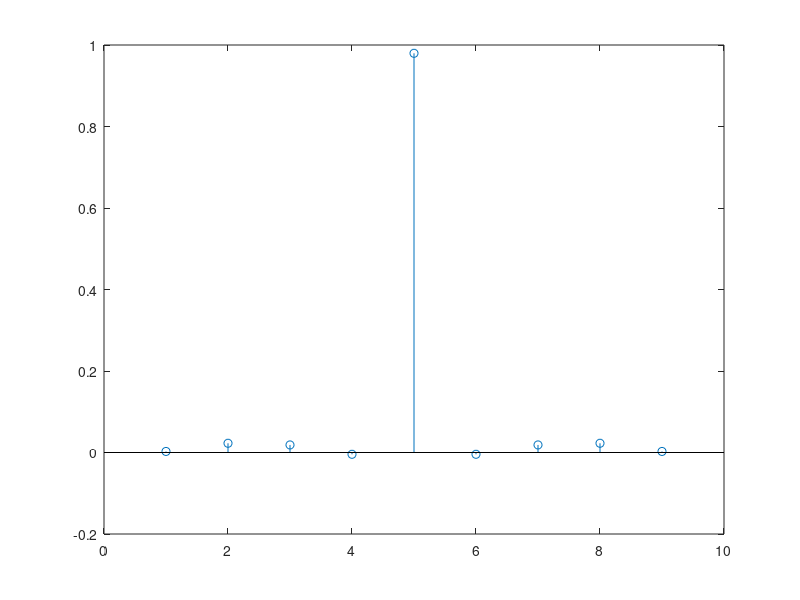

Here is the MATLAB script that generated this plot:
echo on
T=1;
for n=-2:2,
  for k=-2:2,
    temp=0;
    for i=-2:2,temp=temp+(1/(1+(n-i)^2))*(1/(1+(k-i)^2)); end;
    X(k+3,n+3)=temp;
    echo off;
  end;
end;
echo on;
N0=0.01; %	NO=0.1, 1.0 AND 0.01    	  	
Ry=X+(N0/2)*eye(5);
Riy=[1/5 1/2 1 1/2 1/5].';        
c_opt=inv(Ry)*Riy;		  	
t=-3:1/2:3;
x=1./(1+(2*t/T).^2);		  	
equalized_pulse=conv(x,c_opt);    
decimated_equalized_pulse=equalized_pulse(1:2:length(equalized_pulse));
echo off;
figure (1);
stem(decimated_equalized_pulse);